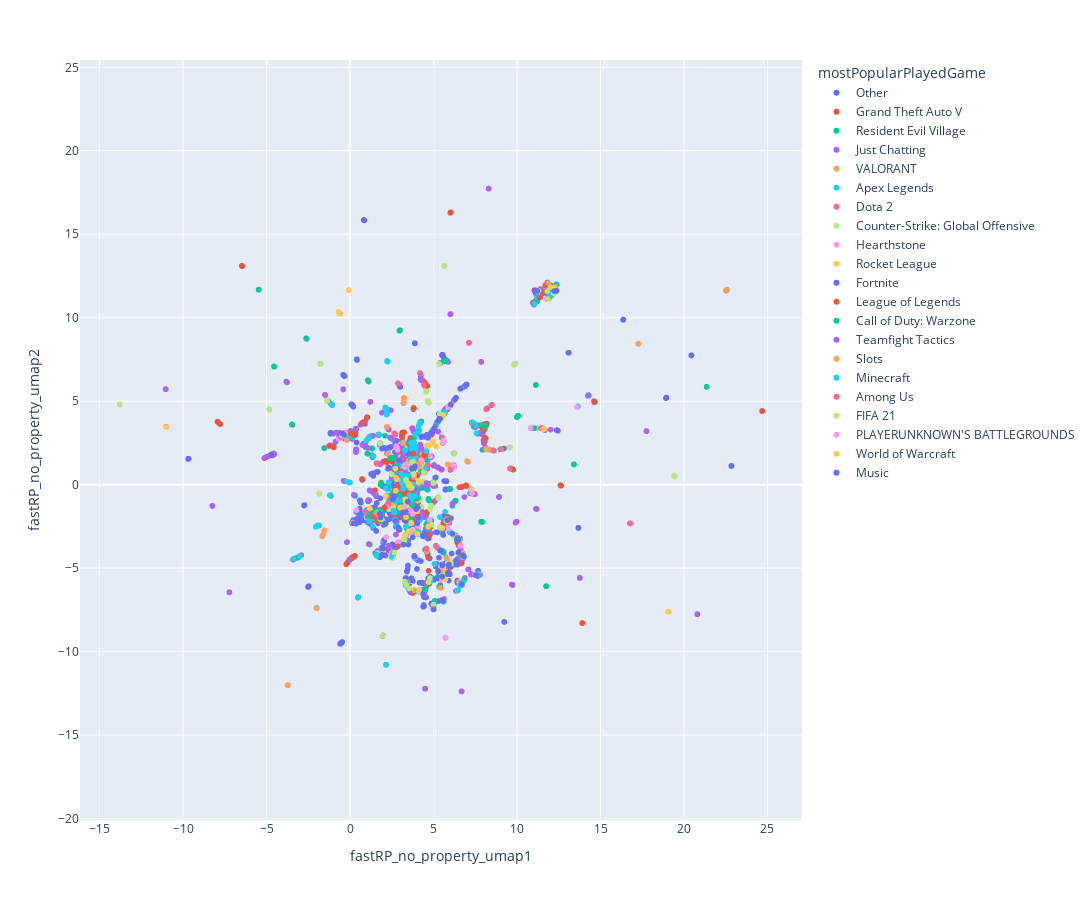

Source (notebook cell):
### Code cell
fig = px.scatter(games_df[games_df['componentId']==0], x='fastRP_no_property_umap1', y='fastRP_no_property_umap2', color='mostPopularPlayedGame', hover_data=['game_count', 'nodeId'], width=1100, height=900)
fig.update_layout(
    yaxis={"scaleanchor":"x", "scaleratio":1}
)
fig.show()
